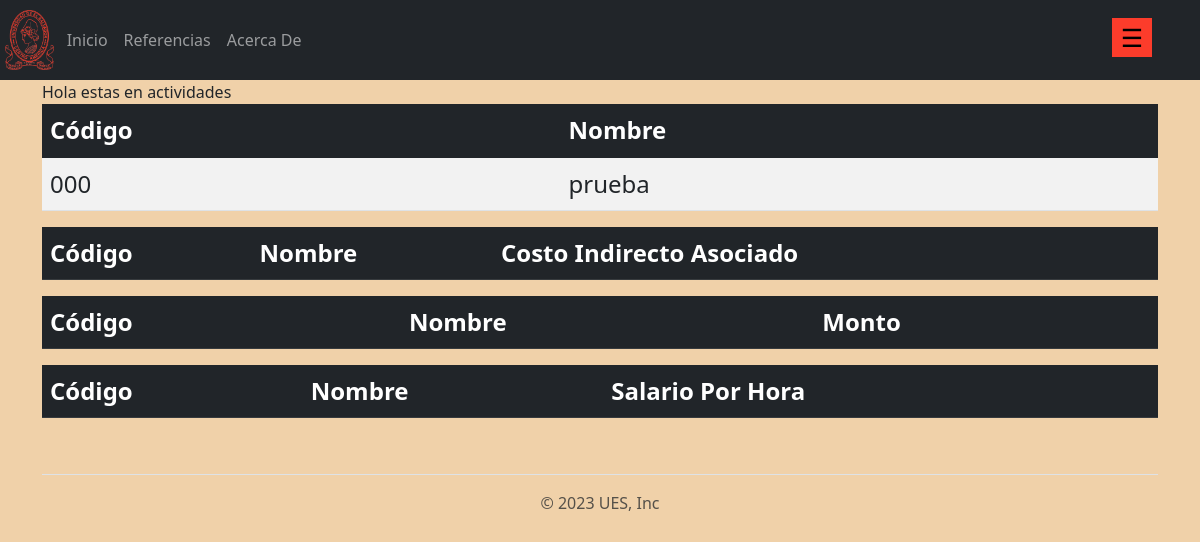
Page /costo/actividad on the earlier database version.
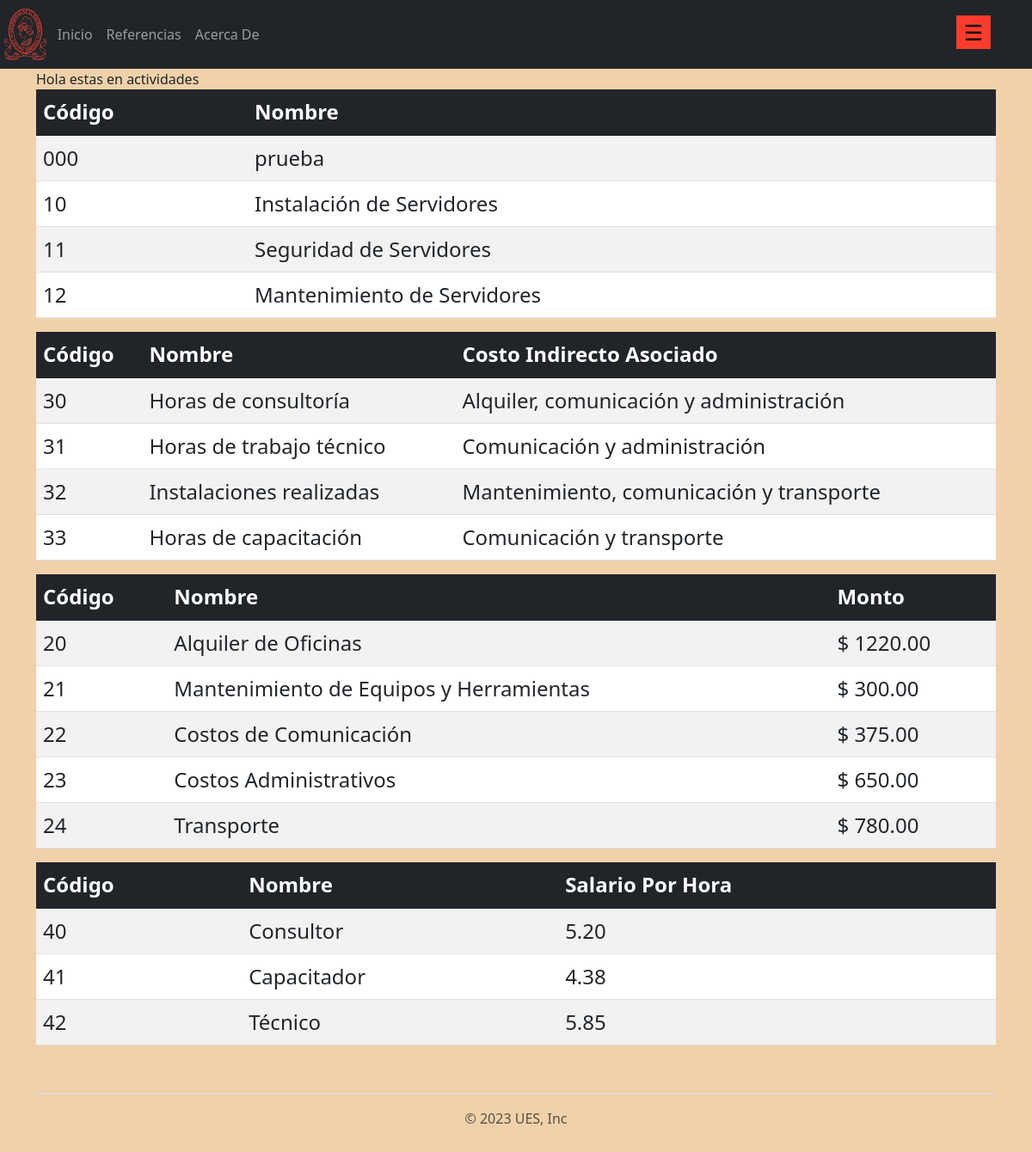
Same page on the later database version.
### aplicaciones/costo/models.py (models this page shows, shortened)
class actividad(models.Model):
    codigo = models.CharField(max_length=20)
    nombre = models.CharField(max_length=50)

class inductor(models.Model):
    codigo = models.CharField(max_length=10)
    nombre = models.CharField(max_length=50)
    costo_indirecto_asociado = models.CharField(max_length=50)

class costo_indirectos(models.Model):
    codigo = models.CharField(max_length=20)
    nombre = models.CharField(max_length=50)
    monto = models.DecimalField(max_digits=10, decimal_places=2)

class puesto(models.Model):
    codigo = models.CharField(max_length=20)
    nombre = models.CharField(max_length=50)
    salario_por_hora = models.DecimalField(max_digits=10, decimal_places=2)

### aplicaciones/costo/views.py (the view)
# urls.py: path('costo/actividad', views.TablaActividades, name='actividad'),
def TablaActividades(request):
    TablaActividad = actividad.objects.all().order_by('codigo')
    TablaInductor = inductor.objects.all().order_by('codigo')
    TablaCI = costo_indirectos.objects.all().order_by('codigo')
    TablaPuesto = puesto.objects.all().order_by('codigo')
    return render(request, 'costo/actividad.html', {
        'TablaActividad':TablaActividad,
        'TablaInductor':TablaInductor,
        'TablaCI':TablaCI,
        'TablaPuesto':TablaPuesto,
    })

### templates/costo/actividad.html (shortened to what this page needs)
{% extends 'layout/base.html' %}
{% load static %}
{% block content %}
    <div>Hola estas en actividades</div>
    <table class="table table-striped" style="font-size: x-large;">
        <thead class="table-dark">
            <tr>
                <th>Código</th>
                <th>Nombre</th>
            </tr>
        </thead>
        <tbody class="table-group-divider">
            {% for e in TablaActividad %}
                <tr>
                    <td> {{ e.codigo }}</td>
                    <td> {{ e.nombre }}</td>
                </tr>
                    {% endfor %}
        </tbody>
    </table>
    <table class="table table-striped" style="font-size: x-large;">
        <thead class="table-dark">
            <tr>
                <th>Código</th>
                <th>Nombre</th>
                <th>Costo Indirecto Asociado</th>
            </tr>
        </thead>
        <tbody class="table-group-divider">
            {% for e in TablaInductor %}
                <tr>
                    <td> {{ e.codigo }}</td>
                    <td> {{ e.nombre }}</td>
                    <td> {{ e.costo_indirecto_asociado }}</td>
                </tr>
                    {% endfor %}
        </tbody>
    </table>
    <table class="table table-striped" style="font-size: x-large;">
        <thead class="table-dark">
            <tr>
                <th>Código</th>
                <th>Nombre</th>
                <th>Monto</th>
            </tr>
        </thead>
        <tbody class="table-group-divider">
            {% for e in TablaCI %}
                <tr>
                    <td> {{ e.codigo }}</td>
                    <td> {{ e.nombre }}</td>
                    <td>$ {{ e.monto }}</td>
                </tr>
                    {% endfor %}
        </tbody>
    </table>
    <table class="table table-striped" style="font-size: x-large;">
        <thead class="table-dark">
            <tr>
                <th>Código</th>
                <th>Nombre</th>
                <th>Salario Por Hora</th>
            </tr>
        </thead>
        <tbody class="table-group-divider">
            {% for e in TablaPuesto %}
                <tr>
                    <td> {{ e.codigo }}</td>
                    <td> {{ e.nombre }}</td>
                    <td> {{ e.salario_por_hora }}</td>
                </tr>
                    {% endfor %}
        </tbody>
    </table>
{% endblock content %}

### templates/layout/base.html (shortened to what this page needs)
{% load static %}
<!DOCTYPE html>
<html lang="en">
  <head>
    <link href="{% static 'fontawesomefree/css/fontawesome.css' %}" rel="stylesheet" type="text/css">
    <link href="{% static 'fontawesomefree/css/brands.css' %}" rel="stylesheet" type="text/css">
    <link href="{% static 'fontawesomefree/css/solid.css' %}" rel="stylesheet" type="text/css">
    <link
      href="https://cdn.jsdelivr.net/npm/bootstrap@5.3.0-alpha3/dist/css/bootstrap.min.css"
      rel="stylesheet"
    />
    <link
      rel="stylesheet"
      type="text/css"
      href="{% static 'css/general.css' %}"
    />
    <link
      rel="stylesheet"
      type="text/css"
      href="{% static 'css/ultimo.css' %}"
    />
    <link
      rel="stylesheet"
      type="text/css"
      href="{% static 'css/costos.css' %}"
    />
  </head>
  <body>
    <header>
      {% include 'layout/_navbar.html' %}
      <div class="toggle-btn">
        <span>&#9776;</span>
      </div>
    </header>
    <main id="main">
      <div class="content container">{% block content %}{% endblock %}</div>
    </main>
    {% include 'layout/_footer.html' %}
  </body>
</html>

### templates/layout/_navbar.html
{% load static %}
<nav class="navbar navbar-expand-sm bg-dark navbar-dark header">
   <div class="toggle-btn">
    <span>&#9776;</span>
  </div>
  <a href="https://www.ues.edu.sv">
    <img src="{% static 'img/ues-logo.png'%}" "width="70" height="60">
  </a>
    <ul class="navbar-nav">
      <li class="nav-item active">
        <a class="nav-link" href="{% url 'inicio' %}">Inicio</a>
      </li>
      <li class="nav-item">
        <a class="nav-link" >Referencias</a>
      </li>
      <li class="nav-item">
        <a class="nav-link" >Acerca De</a>
      </li>
    </ul>
</nav>

### templates/layout/_sidebar.html (shortened to what this page needs)
{% load static %}

### templates/layout/_footer.html
<div class="container">
    <footer class="py-3 my-4">
      <ul class="nav justify-content-center border-bottom pb-3 mb-3">
      </ul>
      <p class="text-center text-muted">© 2023 UES, Inc</p>
    </footer>
  </div>

### static/css/general.css (style rules this page uses)
* { margin: 0; padding: 0; }
img { z-index: -1; }
#main { margin-top: 10vh; }
.header { position: fixed; top: 0; left: 0; width: 100%; height: 10vh; z-index: 1; }
.toggle-btn { position: fixed; top: 1.1rem; right: 3rem; cursor: pointer; }
.toggle-btn span { display: block; width: 40px; text-align: center; font-size: 25px; border: 1px solid #fc3c2b; color: #000; background-color: #fc3c2b; }

### templates/layout/base.html (style rules this page uses)
body { background-color:rgb(240, 209, 169); }

Differences in the rows shown:
added actividad: codigo "10", nombre "Instalación de Servidores"
added actividad: codigo "11", nombre "Seguridad de Servidores"
added actividad: codigo "12", nombre "Mantenimiento de Servidores"
added inductor: codigo "30", nombre "Horas de consultoría", costo_indirecto_asociado "Alquiler, comunicación y administración"
added inductor: codigo "31", nombre "Horas de trabajo técnico", costo_indirecto_asociado "Comunicación y administración"
added inductor: codigo "32", nombre "Instalaciones realizadas", costo_indirecto_asociado "Mantenimiento, comunicación y transporte"
added inductor: codigo "33", nombre "Horas de capacitación", costo_indirecto_asociado "Comunicación y transporte"
added costo_indirectos: codigo "20", nombre "Alquiler de Oficinas", monto "1220.00"
added costo_indirectos: codigo "21", nombre "Mantenimiento de Equipos y Herramientas", monto "300.00"
added costo_indirectos: codigo "22", nombre "Costos de Comunicación", monto "375.00"
added costo_indirectos: codigo "23", nombre "Costos Administrativos", monto "650.00"
added costo_indirectos: codigo "24", nombre "Transporte", monto "780.00"
added puesto: codigo "40", nombre "Consultor", salario_por_hora "5.20"
added puesto: codigo "41", nombre "Capacitador", salario_por_hora "4.38"
added puesto: codigo "42", nombre "Técnico", salario_por_hora "5.85"
